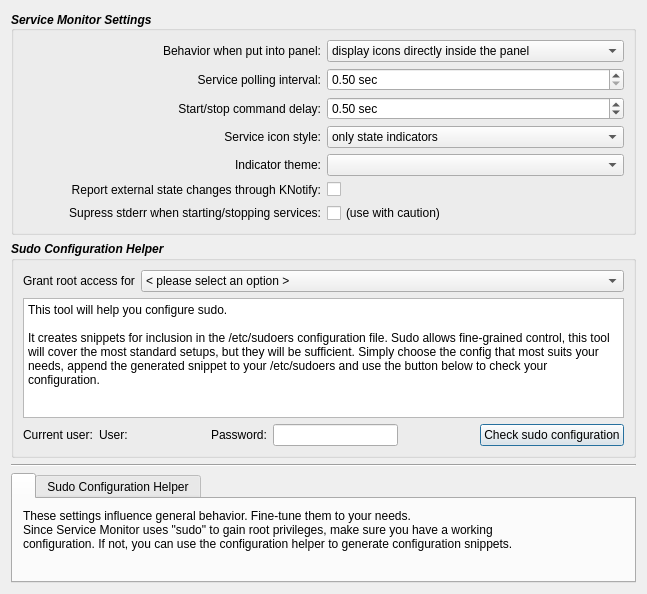
<?xml version="1.0" encoding="UTF-8"?>
<ui version="4.0">
 <class>Settings</class>
 <widget class="QDialog" name="Settings">
  <property name="enabled">
   <bool>true</bool>
  </property>
  <property name="geometry">
   <rect>
    <x>0</x>
    <y>0</y>
    <width>647</width>
    <height>566</height>
   </rect>
  </property>
  <property name="windowTitle">
   <string>Dialog</string>
  </property>
  <layout class="QVBoxLayout" name="verticalLayout_2">
   <item>
    <widget class="QGroupBox" name="groupBox_2">
     <property name="font">
      <font>
       <weight>75</weight>
       <italic>true</italic>
       <bold>true</bold>
      </font>
     </property>
     <property name="title">
      <string>Service Monitor Settings</string>
     </property>
     <property name="alignment">
      <set>Qt::AlignLeading|Qt::AlignLeft|Qt::AlignVCenter</set>
     </property>
     <layout class="QGridLayout" name="gridLayout">
      <item row="1" column="0">
       <widget class="QLabel" name="label">
        <property name="font">
         <font>
          <weight>50</weight>
          <italic>false</italic>
          <bold>false</bold>
         </font>
        </property>
        <property name="text">
         <string>Service polling interval:</string>
        </property>
        <property name="alignment">
         <set>Qt::AlignRight|Qt::AlignTrailing|Qt::AlignVCenter</set>
        </property>
       </widget>
      </item>
      <item row="1" column="1">
       <widget class="QDoubleSpinBox" name="pollingIntervalSpinbox">
        <property name="font">
         <font>
          <weight>50</weight>
          <italic>false</italic>
          <bold>false</bold>
         </font>
        </property>
        <property name="toolTip">
         <string>Update service status every x seconds.</string>
        </property>
        <property name="suffix">
         <string notr="true"> sec</string>
        </property>
        <property name="minimum">
         <double>0.500000000000000</double>
        </property>
        <property name="maximum">
         <double>5000000.000000000000000</double>
        </property>
        <property name="singleStep">
         <double>0.500000000000000</double>
        </property>
       </widget>
      </item>
      <item row="2" column="0">
       <widget class="QLabel" name="label_2">
        <property name="font">
         <font>
          <weight>50</weight>
          <italic>false</italic>
          <bold>false</bold>
         </font>
        </property>
        <property name="text">
         <string>Start/stop command delay:</string>
        </property>
        <property name="alignment">
         <set>Qt::AlignRight|Qt::AlignTrailing|Qt::AlignVCenter</set>
        </property>
       </widget>
      </item>
      <item row="2" column="1">
       <widget class="QDoubleSpinBox" name="sleepTimeSpinbox">
        <property name="font">
         <font>
          <weight>50</weight>
          <italic>false</italic>
          <bold>false</bold>
         </font>
        </property>
        <property name="toolTip">
         <string>Wait x seconds after execution of start/stop commands before rechecking service status.
If the status immediatly flashes back to inactive when starting a service, increase this value.</string>
        </property>
        <property name="suffix">
         <string notr="true"> sec</string>
        </property>
        <property name="minimum">
         <double>0.000000000000000</double>
        </property>
        <property name="maximum">
         <double>5.000000000000000</double>
        </property>
        <property name="singleStep">
         <double>0.100000000000000</double>
        </property>
        <property name="value">
         <double>0.500000000000000</double>
        </property>
       </widget>
      </item>
      <item row="4" column="0">
       <widget class="QLabel" name="label_3">
        <property name="font">
         <font>
          <weight>50</weight>
          <italic>false</italic>
          <bold>false</bold>
         </font>
        </property>
        <property name="text">
         <string>Indicator theme:</string>
        </property>
        <property name="alignment">
         <set>Qt::AlignRight|Qt::AlignTrailing|Qt::AlignVCenter</set>
        </property>
       </widget>
      </item>
      <item row="4" column="1">
       <widget class="QComboBox" name="themeComboBox">
        <property name="font">
         <font>
          <weight>50</weight>
          <italic>false</italic>
          <bold>false</bold>
         </font>
        </property>
       </widget>
      </item>
      <item row="6" column="0">
       <widget class="QLabel" name="label_9">
        <property name="font">
         <font>
          <weight>50</weight>
          <italic>false</italic>
          <bold>false</bold>
         </font>
        </property>
        <property name="text">
         <string>Supress stderr when starting/stopping services:</string>
        </property>
        <property name="alignment">
         <set>Qt::AlignRight|Qt::AlignTrailing|Qt::AlignVCenter</set>
        </property>
       </widget>
      </item>
      <item row="6" column="1">
       <widget class="QCheckBox" name="suppressStdoutCheckBox">
        <property name="enabled">
         <bool>true</bool>
        </property>
        <property name="font">
         <font>
          <weight>50</weight>
          <italic>false</italic>
          <bold>false</bold>
         </font>
        </property>
        <property name="toolTip">
         <string>Disables warnings when start/stop commands produce error output. Check this option
if you experience annoying error output being produced by some commands.</string>
        </property>
        <property name="text">
         <string>(use with caution)</string>
        </property>
       </widget>
      </item>
      <item row="5" column="1">
       <widget class="QCheckBox" name="kNotifyCheckBox">
        <property name="font">
         <font>
          <weight>50</weight>
          <italic>false</italic>
          <bold>false</bold>
         </font>
        </property>
        <property name="text">
         <string/>
        </property>
       </widget>
      </item>
      <item row="5" column="0">
       <widget class="QLabel" name="label_10">
        <property name="font">
         <font>
          <weight>50</weight>
          <italic>false</italic>
          <bold>false</bold>
         </font>
        </property>
        <property name="text">
         <string>Report external state changes through KNotify:</string>
        </property>
        <property name="alignment">
         <set>Qt::AlignRight|Qt::AlignTrailing|Qt::AlignVCenter</set>
        </property>
       </widget>
      </item>
      <item row="3" column="1">
       <widget class="QComboBox" name="iconStyleComboBox">
        <property name="font">
         <font>
          <weight>50</weight>
          <italic>false</italic>
          <bold>false</bold>
         </font>
        </property>
        <item>
         <property name="text">
          <string>only state indicators</string>
         </property>
        </item>
        <item>
         <property name="text">
          <string>only icons</string>
         </property>
        </item>
        <item>
         <property name="text">
          <string>combined</string>
         </property>
        </item>
       </widget>
      </item>
      <item row="3" column="0">
       <widget class="QLabel" name="label_11">
        <property name="font">
         <font>
          <weight>50</weight>
          <italic>false</italic>
          <bold>false</bold>
         </font>
        </property>
        <property name="text">
         <string>Service icon style:</string>
        </property>
        <property name="alignment">
         <set>Qt::AlignRight|Qt::AlignTrailing|Qt::AlignVCenter</set>
        </property>
       </widget>
      </item>
      <item row="0" column="1">
       <widget class="QComboBox" name="panelBehaviorComboBox">
        <property name="font">
         <font>
          <weight>50</weight>
          <italic>false</italic>
          <bold>false</bold>
         </font>
        </property>
        <item>
         <property name="text">
          <string>display icons directly inside the panel</string>
         </property>
        </item>
        <item>
         <property name="text">
          <string>display service list in a popup window</string>
         </property>
        </item>
       </widget>
      </item>
      <item row="0" column="0">
       <widget class="QLabel" name="label_12">
        <property name="font">
         <font>
          <weight>50</weight>
          <italic>false</italic>
          <bold>false</bold>
         </font>
        </property>
        <property name="text">
         <string>Behavior when put into panel:</string>
        </property>
        <property name="alignment">
         <set>Qt::AlignRight|Qt::AlignTrailing|Qt::AlignVCenter</set>
        </property>
       </widget>
      </item>
     </layout>
    </widget>
   </item>
   <item>
    <widget class="QGroupBox" name="groupBox">
     <property name="font">
      <font>
       <weight>75</weight>
       <italic>true</italic>
       <bold>true</bold>
      </font>
     </property>
     <property name="title">
      <string>Sudo Configuration Helper</string>
     </property>
     <layout class="QVBoxLayout" name="verticalLayout">
      <item>
       <layout class="QHBoxLayout" name="horizontalLayout">
        <item>
         <widget class="QLabel" name="label_7">
          <property name="font">
           <font>
            <weight>50</weight>
            <italic>false</italic>
            <bold>false</bold>
           </font>
          </property>
          <property name="text">
           <string>Grant root access for</string>
          </property>
         </widget>
        </item>
        <item>
         <widget class="QComboBox" name="sudoHelperComboBox">
          <property name="sizePolicy">
           <sizepolicy hsizetype="Expanding" vsizetype="Fixed">
            <horstretch>0</horstretch>
            <verstretch>0</verstretch>
           </sizepolicy>
          </property>
          <property name="font">
           <font>
            <weight>50</weight>
            <italic>false</italic>
            <bold>false</bold>
           </font>
          </property>
          <item>
           <property name="text">
            <string>&lt; please select an option &gt;</string>
           </property>
          </item>
          <item>
           <property name="text">
            <string>every user in group sudoers, ask for user password</string>
           </property>
          </item>
          <item>
           <property name="text">
            <string>every user in group sudoers, ask for root password</string>
           </property>
          </item>
          <item>
           <property name="text">
            <string>only me, ask for my own password</string>
           </property>
          </item>
          <item>
           <property name="text">
            <string>only me, ask for root password</string>
           </property>
          </item>
         </widget>
        </item>
       </layout>
      </item>
      <item>
       <widget class="QPlainTextEdit" name="sudoHelperTextarea">
        <property name="sizePolicy">
         <sizepolicy hsizetype="Expanding" vsizetype="Fixed">
          <horstretch>0</horstretch>
          <verstretch>0</verstretch>
         </sizepolicy>
        </property>
        <property name="maximumSize">
         <size>
          <width>16777215</width>
          <height>120</height>
         </size>
        </property>
        <property name="font">
         <font>
          <weight>50</weight>
          <italic>false</italic>
          <bold>false</bold>
         </font>
        </property>
        <property name="plainText">
         <string>This tool will help you configure sudo.

It creates snippets for inclusion in the /etc/sudoers configuration file. Sudo allows fine-grained control, this tool will cover the most standard setups, but they will be sufficient. Simply choose the config that most suits your needs, append the generated snippet to your /etc/sudoers and use the button below to check your configuration.</string>
        </property>
       </widget>
      </item>
      <item>
       <layout class="QHBoxLayout" name="horizontalLayout_3">
        <item>
         <widget class="QLabel" name="label_8">
          <property name="font">
           <font>
            <weight>50</weight>
            <italic>false</italic>
            <bold>false</bold>
           </font>
          </property>
          <property name="text">
           <string>Current user:</string>
          </property>
         </widget>
        </item>
        <item>
         <widget class="QLabel" name="usernameLabel">
          <property name="font">
           <font>
            <weight>50</weight>
            <italic>false</italic>
            <bold>false</bold>
           </font>
          </property>
          <property name="text">
           <string>User:</string>
          </property>
         </widget>
        </item>
        <item>
         <spacer name="horizontalSpacer">
          <property name="font">
           <font>
            <weight>50</weight>
            <italic>false</italic>
            <bold>false</bold>
           </font>
          </property>
          <property name="orientation">
           <enum>Qt::Horizontal</enum>
          </property>
          <property name="sizeHint" stdset="0">
           <size>
            <width>40</width>
            <height>20</height>
           </size>
          </property>
         </spacer>
        </item>
        <item>
         <widget class="QLabel" name="label_6">
          <property name="font">
           <font>
            <weight>50</weight>
            <italic>false</italic>
            <bold>false</bold>
           </font>
          </property>
          <property name="text">
           <string>Password:</string>
          </property>
         </widget>
        </item>
        <item>
         <widget class="QLineEdit" name="passwordLineEdit">
          <property name="echoMode">
           <enum>QLineEdit::Password</enum>
          </property>
         </widget>
        </item>
        <item>
         <spacer name="horizontalSpacer_2">
          <property name="orientation">
           <enum>Qt::Horizontal</enum>
          </property>
          <property name="sizeHint" stdset="0">
           <size>
            <width>40</width>
            <height>20</height>
           </size>
          </property>
         </spacer>
        </item>
        <item>
         <widget class="QPushButton" name="checkSudoButton">
          <property name="font">
           <font>
            <weight>50</weight>
            <italic>false</italic>
            <bold>false</bold>
           </font>
          </property>
          <property name="text">
           <string>Check sudo configuration</string>
          </property>
         </widget>
        </item>
       </layout>
      </item>
     </layout>
    </widget>
   </item>
   <item>
    <widget class="Line" name="line">
     <property name="orientation">
      <enum>Qt::Horizontal</enum>
     </property>
    </widget>
   </item>
   <item>
    <spacer name="verticalSpacer_2">
     <property name="orientation">
      <enum>Qt::Vertical</enum>
     </property>
     <property name="sizeHint" stdset="0">
      <size>
       <width>20</width>
       <height>40</height>
      </size>
     </property>
    </spacer>
   </item>
   <item>
    <widget class="QTabWidget" name="helpTabWidget">
     <property name="sizePolicy">
      <sizepolicy hsizetype="Expanding" vsizetype="Minimum">
       <horstretch>0</horstretch>
       <verstretch>0</verstretch>
      </sizepolicy>
     </property>
     <property name="minimumSize">
      <size>
       <width>0</width>
       <height>110</height>
      </size>
     </property>
     <property name="currentIndex">
      <number>0</number>
     </property>
     <widget class="QWidget" name="help">
      <property name="sizePolicy">
       <sizepolicy hsizetype="Expanding" vsizetype="Expanding">
        <horstretch>0</horstretch>
        <verstretch>0</verstretch>
       </sizepolicy>
      </property>
      <attribute name="icon">
       <iconset resource="../icons/icons.qrc">
        <normaloff>:/help.png</normaloff>:/help.png</iconset>
      </attribute>
      <attribute name="title">
       <string/>
      </attribute>
      <layout class="QVBoxLayout" name="verticalLayout_4">
       <property name="margin">
        <number>10</number>
       </property>
       <item>
        <widget class="QLabel" name="label_4">
         <property name="sizePolicy">
          <sizepolicy hsizetype="Expanding" vsizetype="Expanding">
           <horstretch>0</horstretch>
           <verstretch>0</verstretch>
          </sizepolicy>
         </property>
         <property name="text">
          <string>These settings influence general behavior. Fine-tune them to your needs.
Since Service Monitor uses &quot;sudo&quot; to gain root privileges, make sure you have a working
configuration. If not, you can use the configuration helper to generate configuration snippets.</string>
         </property>
         <property name="alignment">
          <set>Qt::AlignLeading|Qt::AlignLeft|Qt::AlignTop</set>
         </property>
        </widget>
       </item>
      </layout>
     </widget>
     <widget class="QWidget" name="tab_1">
      <property name="sizePolicy">
       <sizepolicy hsizetype="Expanding" vsizetype="Expanding">
        <horstretch>0</horstretch>
        <verstretch>0</verstretch>
       </sizepolicy>
      </property>
      <attribute name="title">
       <string>Sudo Configuration Helper</string>
      </attribute>
      <layout class="QVBoxLayout" name="verticalLayout_5">
       <property name="margin">
        <number>10</number>
       </property>
       <item>
        <widget class="QLabel" name="label_5">
         <property name="sizePolicy">
          <sizepolicy hsizetype="Expanding" vsizetype="Expanding">
           <horstretch>0</horstretch>
           <verstretch>0</verstretch>
          </sizepolicy>
         </property>
         <property name="text">
          <string>Please note: sudo can be configured to work without asking for a password. As of now, Service
Monitor is *not* compatible with this setting.
Besides, it can be highly dangerous, so you shouldn't be using it anyway. </string>
         </property>
         <property name="alignment">
          <set>Qt::AlignLeading|Qt::AlignLeft|Qt::AlignTop</set>
         </property>
         <property name="wordWrap">
          <bool>false</bool>
         </property>
        </widget>
       </item>
      </layout>
     </widget>
    </widget>
   </item>
  </layout>
 </widget>
 <tabstops>
  <tabstop>panelBehaviorComboBox</tabstop>
  <tabstop>pollingIntervalSpinbox</tabstop>
  <tabstop>sleepTimeSpinbox</tabstop>
  <tabstop>iconStyleComboBox</tabstop>
  <tabstop>themeComboBox</tabstop>
  <tabstop>kNotifyCheckBox</tabstop>
  <tabstop>suppressStdoutCheckBox</tabstop>
  <tabstop>sudoHelperComboBox</tabstop>
  <tabstop>sudoHelperTextarea</tabstop>
  <tabstop>passwordLineEdit</tabstop>
  <tabstop>checkSudoButton</tabstop>
  <tabstop>helpTabWidget</tabstop>
 </tabstops>
 <resources>
  <include location="../icons/icons.qrc"/>
 </resources>
 <connections/>
</ui>
